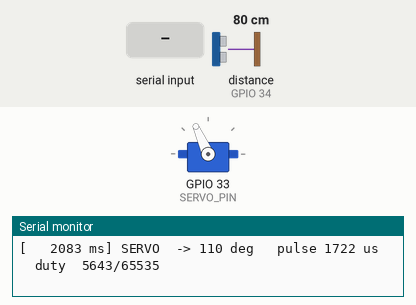
Recording of a sketch running on a simulated ESP32. Shown: servo, the last lines printed to the serial monitor. Wiring (inferred from the names in the program): ultrasonic range finder: trigger GPIO 32; echo GPIO 34. The test bench sets the inputs (shaded band); at power-on: distance to the obstacle (sensor on GPIO 34) 80 cm. The echo pulse lasts 58.3 µs per cm; servo pulses on a pin are drawn as a servo (544–2400 µs = 0–180°).

Above: at 2.2 s.
2.3 s: "30,150\n" received over Serial
3.8 s: "s90\n" received over Serial
At 4.2 s:
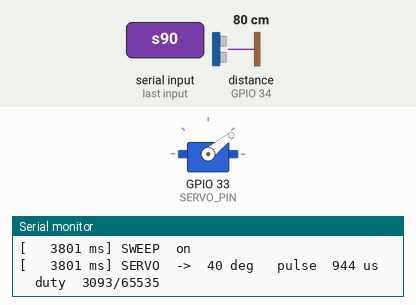
At 5.3 s:
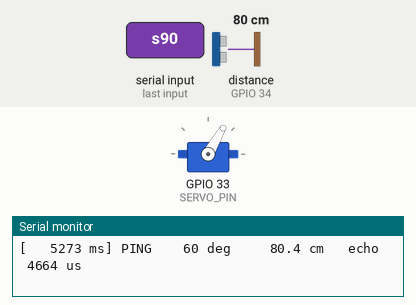
9.8 s: "90,45\n" received over Serial
At 9.8 s:
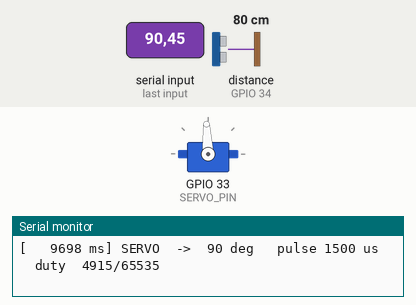
Timing chart, 0 to 12.7 s (numbered marks = the images above; inputs shaded):
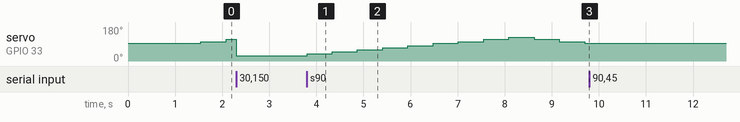

Measured:
- after the input at 3.8 s, servo on GPIO 33 (SERVO_PIN): rises from 28° to 125° in 4.3 s, then falls to 93° in 1.6 s
- after the input at 9.8 s, servo on GPIO 33 (SERVO_PIN): stops changing and stays 93°

The sketch:

bench_test.ino
```cpp
#include <Arduino.h>

// Bench test for ONE box: a positional servo plus an HC-SR04, no Wi-Fi.
// Prints every servo move and every range reading on the USB serial port so
// you can see both parts working before the tracker firmware goes on.
//
// Board: any classic ESP32 dev board (Freenove WROOM-32E, ELEGOO ESP-WROOM-32).
// Arduino core 2.x (PlatformIO) or 3.x (Arduino IDE) - both are handled below.
//
// Wiring (same GPIO map as the tracker firmware):
//   Servo signal (orange) -> GPIO33      servo red -> VIN (5 V)   servo brown -> GND
//   HC-SR04 TRIG          -> GPIO32      sensor VCC -> 3V3
//   HC-SR04 ECHO          -> GPIO34      wired directly: on 3V3 the ECHO signal is
//                                        3.3 V, so there is no divider.
//   Every ground goes to an ESP32 GND pin.
//   Never power the sensor from 5 V with ECHO wired directly: a 5 V ECHO would
//   exceed what an ESP32 input tolerates.
//
// Serial monitor at 115200 baud, line ending "Newline". Commands:
//   <number>   aim the servo at that many degrees (30..150), then ping 3 times
//   p          ping once at the current bearing
//   s          start/stop the automatic sweep (60 -> 120 -> 60 in 10 deg steps)
//   c          centre the servo at 90 degrees
//   ?          print this list again
// The sweep is ON after boot. Send "s" to stop it and drive by hand.

// ---- pins and servo mapping ---------------------------------------------
constexpr uint8_t SERVO_PIN = 33;
constexpr uint8_t TRIG_PIN = 32;
constexpr uint8_t ECHO_PIN = 34;

// Bench finding (2026-09-15): the SG90 needs 500..2500 us to reach a full
// 0..180 degree scale. 500/2500 are not verified mechanical end stops, so the
// allowed travel is kept well inside them.
constexpr uint32_t PULSE_MIN_US = 500;
constexpr uint32_t PULSE_MAX_US = 2500;
constexpr int TRAVEL_MIN_DEG = 30;
constexpr int TRAVEL_MAX_DEG = 150;
constexpr uint8_t SERVO_CHANNEL = 0;
constexpr uint8_t SERVO_BITS = 16;
constexpr uint32_t SERVO_PERIOD_US = 20000;  // 50 Hz

// ---- timing ---------------------------------------------------------------
constexpr uint32_t SETTLE_MS = 400;        // wait after a move before pinging
constexpr uint32_t PING_GAP_MS = 65;       // HC-SR04 minimum spacing
constexpr uint32_t ECHO_TIMEOUT_US = 30000;  // ~5 m round trip
constexpr int PINGS_PER_POSITION = 3;
constexpr int SWEEP_MIN_DEG = 60;
constexpr int SWEEP_MAX_DEG = 120;
constexpr int SWEEP_STEP_DEG = 10;

// ---- state ----------------------------------------------------------------
bool servo_ready = false;
int servo_deg = 90;
uint32_t moved_at = 0;
uint32_t last_ping_at = 0;
int pings_left = 0;
bool sweeping = true;
int sweep_dir = +1;
String line;

// ---------------------------------------------------------------------------
uint32_t pulse_for(int deg) {
  return PULSE_MIN_US + (uint32_t)deg * (PULSE_MAX_US - PULSE_MIN_US) / 180;
}

bool servo_begin() {
#if ESP_ARDUINO_VERSION_MAJOR >= 3
  return ledcAttachChannel(SERVO_PIN, 50, SERVO_BITS, SERVO_CHANNEL);
#else
  if (ledcSetup(SERVO_CHANNEL, 50, SERVO_BITS) == 0) return false;
  ledcAttachPin(SERVO_PIN, SERVO_CHANNEL);
  return true;
#endif
}

void servo_write(int deg) {
  deg = constrain(deg, TRAVEL_MIN_DEG, TRAVEL_MAX_DEG);
  const uint32_t pulse_us = pulse_for(deg);
  const uint32_t duty = ((uint64_t)pulse_us * ((1UL << SERVO_BITS) - 1) + SERVO_PERIOD_US / 2) / SERVO_PERIOD_US;
#if ESP_ARDUINO_VERSION_MAJOR >= 3
  ledcWriteChannel(SERVO_CHANNEL, duty);
#else
  ledcWrite(SERVO_CHANNEL, duty);
#endif
  servo_deg = deg;
  moved_at = millis();
  pings_left = PINGS_PER_POSITION;
  Serial.printf("[%7lu ms] SERVO  -> %3d deg   pulse %4lu us   duty %5lu/65535\n",
                (unsigned long)moved_at, deg, (unsigned long)pulse_us, (unsigned long)duty);
}

void ping() {
  const uint32_t now = millis();
  last_ping_at = now;
  if (digitalRead(ECHO_PIN) == HIGH) {
    Serial.printf("[%7lu ms] PING   %3d deg   ECHO STUCK HIGH - power-cycle the sensor, check ECHO wiring and ground\n",
                  (unsigned long)now, servo_deg);
    return;
  }
  digitalWrite(TRIG_PIN, LOW);
  delayMicroseconds(2);
  digitalWrite(TRIG_PIN, HIGH);
  delayMicroseconds(10);
  digitalWrite(TRIG_PIN, LOW);
  const uint32_t echo_us = pulseIn(ECHO_PIN, HIGH, ECHO_TIMEOUT_US);
  if (echo_us == 0) {
    Serial.printf("[%7lu ms] PING   %3d deg   NO ECHO (nothing within ~5 m, or no power / no common ground)\n",
                  (unsigned long)now, servo_deg);
    return;
  }
  const float cm = echo_us / 58.0f;
  Serial.printf("[%7lu ms] PING   %3d deg   %6.1f cm   echo %5lu us%s\n",
                (unsigned long)now, servo_deg, cm, (unsigned long)echo_us,
                cm < 2.0f ? "   (too close)" : cm > 400.0f ? "   (beyond rated range)" : "");
}

void print_help() {
  Serial.println();
  Serial.println("Commands: <deg> aim | p ping | s sweep on/off | c centre | ? help");
  Serial.printf("Travel %d..%d deg, pulse %lu..%lu us, sweep %d..%d deg in %d deg steps\n",
                TRAVEL_MIN_DEG, TRAVEL_MAX_DEG, (unsigned long)PULSE_MIN_US, (unsigned long)PULSE_MAX_US,
                SWEEP_MIN_DEG, SWEEP_MAX_DEG, SWEEP_STEP_DEG);
  Serial.println();
}

void handle_command(String cmd) {
  cmd.trim();
  if (cmd.length() == 0) return;
  const char c = cmd[0];
  if (c == '?' || c == 'h') {
    print_help();
  } else if (c == 'p') {
    pings_left = 1;
  } else if (c == 's') {
    sweeping = !sweeping;
    Serial.printf("[%7lu ms] SWEEP  %s\n", (unsigned long)millis(), sweeping ? "on" : "off");
  } else if (c == 'c') {
    sweeping = false;
    servo_write(90);
  } else if (isDigit(c) || c == '-' || c == '+') {
    sweeping = false;
    const int deg = cmd.toInt();
    if (deg < TRAVEL_MIN_DEG || deg > TRAVEL_MAX_DEG) {
      Serial.printf("Ignored %d: travel is limited to %d..%d deg on this bench\n", deg, TRAVEL_MIN_DEG, TRAVEL_MAX_DEG);
    } else {
      servo_write(deg);
    }
  } else {
    Serial.printf("Unknown command '%s'. Send ? for help.\n", cmd.c_str());
  }
}

void setup() {
  Serial.begin(115200);
  pinMode(TRIG_PIN, OUTPUT);
  digitalWrite(TRIG_PIN, LOW);
  pinMode(ECHO_PIN, INPUT);  // GPIO34 is input-only, no internal pull resistors
  delay(1000);

  Serial.println();
  Serial.println("=== Servo + HC-SR04 bench test ===");
  Serial.printf("Arduino-ESP32 core %u.%u.%u, chip %s rev %u, %u MHz\n",
                ESP_ARDUINO_VERSION_MAJOR, ESP_ARDUINO_VERSION_MINOR, ESP_ARDUINO_VERSION_PATCH,
                ESP.getChipModel(), ESP.getChipRevision(), ESP.getCpuFreqMHz());
  Serial.printf("Pins: servo=%u  TRIG=%u  ECHO=%u\n", SERVO_PIN, TRIG_PIN, ECHO_PIN);
  Serial.println("Power: servo red on VIN. Sensor VCC on 3V3, ECHO wired directly (no divider).");

  servo_ready = servo_begin();
  if (!servo_ready) {
    Serial.println("SERVO  PWM setup FAILED - LEDC channel unavailable; only ranging will run");
  } else {
    servo_write(90);  // always start from the centre
  }
  if (digitalRead(ECHO_PIN) == HIGH) {
    Serial.println("WARNING: ECHO is already HIGH at boot. Sensor unpowered, ECHO floating, or hung. Fix before trusting ranges.");
  }
  print_help();
  Serial.printf("[%7lu ms] SWEEP  on (send s to stop)\n", (unsigned long)millis());
}

void loop() {
  // Serial commands, one per line.
  while (Serial.available()) {
    const char c = (char)Serial.read();
    if (c == '\n' || c == '\r') {
      handle_command(line);
      line = "";
    } else if (line.length() < 16) {
      line += c;
    }
  }

  const uint32_t now = millis();
  const bool settled = now - moved_at >= SETTLE_MS;
  const bool gap_ok = now - last_ping_at >= PING_GAP_MS;

  if (pings_left > 0 && settled && gap_ok) {
    ping();
    pings_left--;
    return;
  }

  if (sweeping && servo_ready && pings_left == 0 && settled) {
    int next = servo_deg + sweep_dir * SWEEP_STEP_DEG;
    if (next > SWEEP_MAX_DEG) { sweep_dir = -1; next = servo_deg - SWEEP_STEP_DEG; }
    if (next < SWEEP_MIN_DEG) { sweep_dir = +1; next = servo_deg + SWEEP_STEP_DEG; }
    servo_write(next);
  }
}
```
